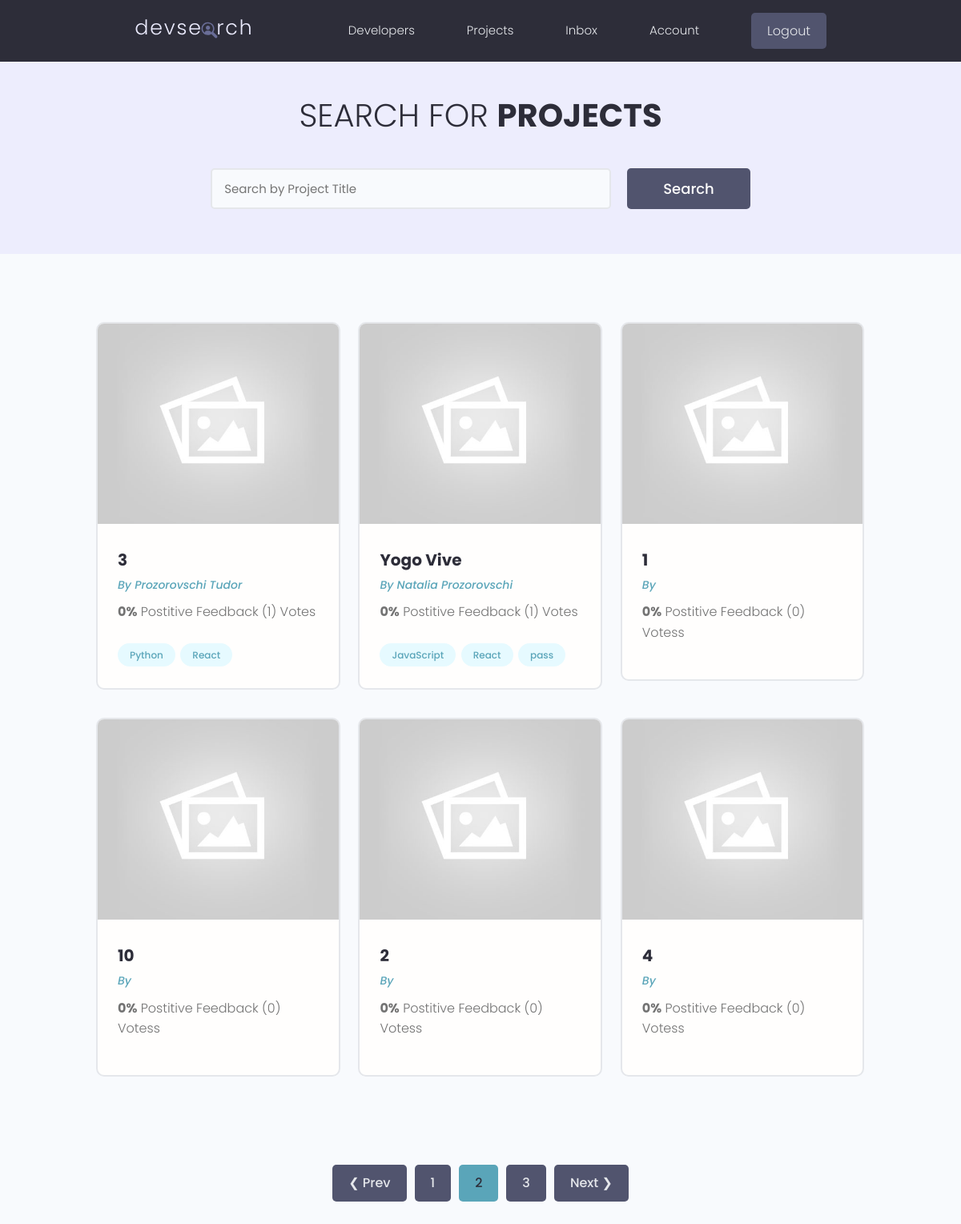
/projects/?page=2 (signed in), run on an earlier commit of the app's database.
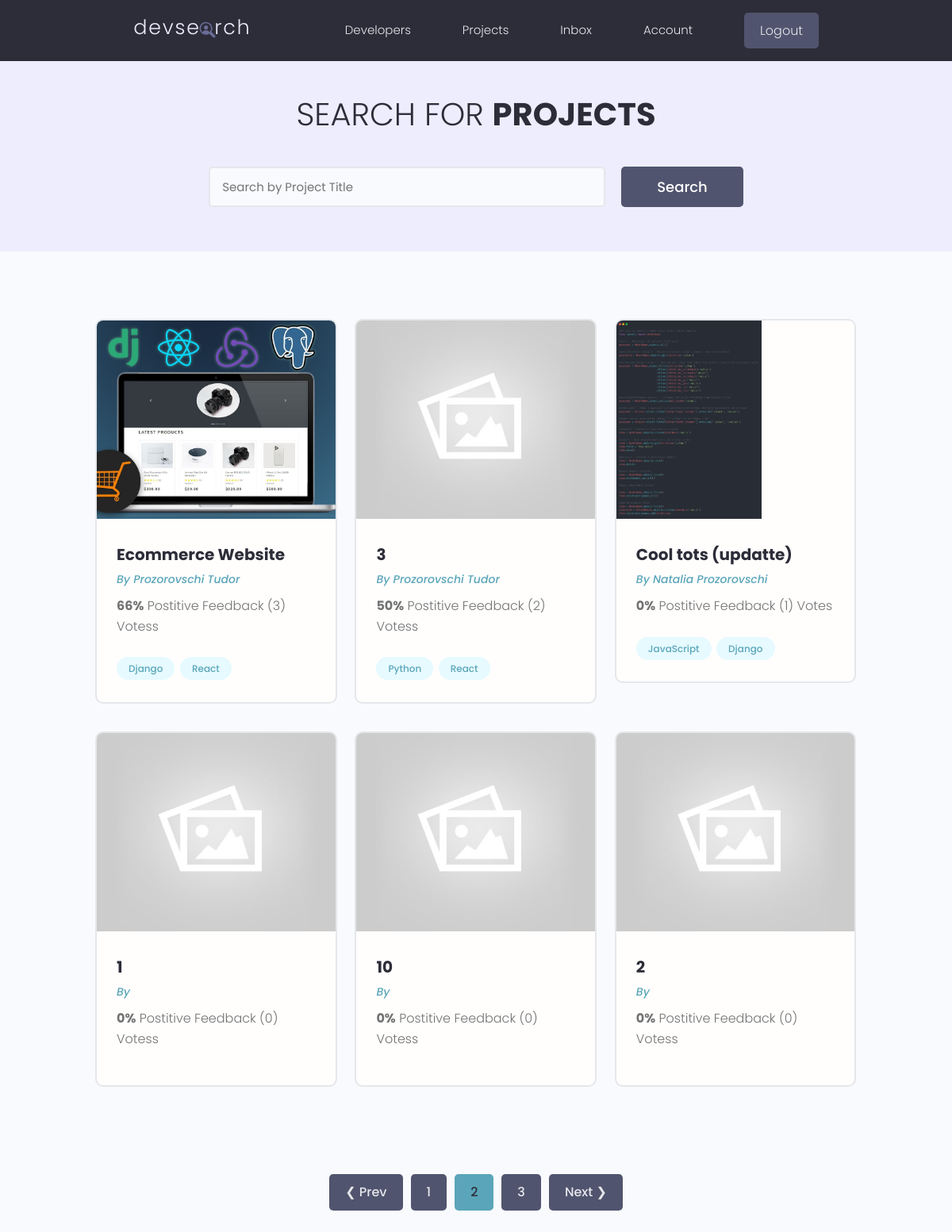
And on a later commit of the database.
### projects/models.py (models this page shows, shortened)
class Project(models.Model):
    owner = models.ForeignKey(Profile, null=True, blank=True, on_delete=models.SET_NULL)
    title = models.CharField(max_length=200)  # corectare: max_length
    description = models.TextField(null=True, blank=True)
    featured_image = models.ImageField(
        null=True, blank=True, default='default.jpg')
    demo_link = models.CharField(max_length=200, null=True, blank=True)  # corectare: max_length
    source_link = models.CharField(max_length=2000, null=True, blank=True)
    tags = models.ManyToManyField('Tag', blank=True)
    vote_total = models.IntegerField(default=0, null=True, blank=True)
    vote_ratio = models.IntegerField(default=0, null=True, blank=True)
    created = models.DateField(auto_now_add=True)
    id = models.UUIDField(default=uuid.uuid4, unique=True, primary_key=True, editable=False)
    class Meta:
        ordering = ['-vote_ratio', '-vote_total', 'title']

class Tag(models.Model):
    name = models.CharField(max_length=200)
    created = models.DateTimeField(auto_now_add=True)
    id = models.UUIDField(default=uuid.uuid4, unique=True,
                          primary_key=True, editable=False)
    def __str__(self):
        return self.name

### users/models.py (models this page shows, shortened)
class Profile(models.Model):
    user = models.OneToOneField(User, on_delete=models.CASCADE, null=True, blank=True)
    name = models.CharField(max_length=200, blank=True, null=True)
    email = models.EmailField(max_length=500, blank=True, null=True)
    username = models.CharField(max_length=200, blank=True, null=True)
    location = models.CharField(max_length=200, blank=True, null=True)
    short_intro = models.CharField(max_length=200, blank=True, null=True)
    bio = models.TextField(blank=True, null=True)
    profile_image = models.ImageField(
        null=True, blank=True, upload_to='profiles/', default="profiles/user-default.png")
    social_github = models.CharField(max_length=200, blank=True, null=True)
    social_twitter = models.CharField(max_length=200, blank=True, null=True)
    social_linkedin = models.CharField(max_length=200, blank=True, null=True)
    social_youtube = models.CharField(max_length=200, blank=True, null=True)
    social_website = models.CharField(max_length=200, blank=True, null=True)
    created = models.DateTimeField(auto_now_add=True)
    id = models.UUIDField(default=uuid.uuid4, unique=True,
                          primary_key=True, editable=False)

### projects/views.py (the view)
# urls.py: path('projects/', views.getProjects),
def projects(request):
    projects, search_query = searchProjects(request)
    custom_range, projects = paginateProjects(request,projects,6)
    context = {'projects': projects, 'search_query': search_query,'custom_range': custom_range}
    return render(request, 'projects/projects.html', context)

### projects/utils.py (called while the page is built)
def paginateProjects(request,projects,results):
    page = request.GET.get('page')
    paginator = Paginator(projects,results)
    try:
        projects = paginator.page(page)
    except PageNotAnInteger:
        page = 1
        projects = paginator.page(page)
    except EmptyPage:
        page = paginator.num_pages
        projects = paginator.page(page)
    leftIndex = (int(page) - 4)
    if leftIndex < 1:
        leftIndex = 1
    rightIndex = (int(page) + 5)
    if rightIndex > paginator.num_pages:
        rightIndex = paginator.num_pages + 1
    custom_range = range(leftIndex,rightIndex)
    return custom_range, projects

def searchProjects(request):
    search_query = ''
    if request.GET.get('search_query'):
        search_query = request.GET.get('search_query')
    tags = Tag.objects.filter(name__icontains=search_query)
    projects = Project.objects.distinct().filter(
        Q(title__icontains=search_query) |
        Q(description__icontains=search_query) |
        Q(owner__name__icontains= search_query) |
        Q(tags__in=tags)
    )
    return projects, search_query

### projects/templates/projects/projects.html (shortened to what this page needs)
{% extends 'main.html' %}
{% block content %}
  <main class="projects">
    <section class="hero-section text-center">
      <div class="container container--narrow">
        <div class="hero-section__box">
          <h2>Search for <span>Projects</span></h2>
        </div>
        <div class="hero-section__search">
          <form id='searchForm' class="form" action="{% url 'projects' %}" method="get">
              <div class="form__field">
                  <input class="input input--text" id="formInput#search" type="text" name="search_query"
                      placeholder="Search by Project Title" value="{{search_query}}" />
              </div>
              <input class="btn btn--sub btn--lg" type="submit" value="Search" />
          </form>
      </div>
  </div>
</section>
    <section class="projectsList">
      <div class="container">
        <div class="grid grid--three">
           {% for project in projects %}
          <div class="column">
            <div class="card project">
              <a href="{% url 'project' project.pk %}" class="project">
                <img class="project__thumbnail" src="{{project.featured_image.url}}" alt="project thumbnail" />
                <div class="card__body">
                  <h3 class="project__title">{{ project.title }}</h3>
                  <p><a class="project__author" href="{% url 'project' project.id %}">By {{project.owner.name}}</a></p>
                  <p class="project--rating">
                    <span style="font-weight: bold;">{{project.vote_ratio}}%</span> Postitive
                    Feedback ({{project.vote_total}}) Votes{{project.vote_total |pluralize:"s"}}
                  </p>
                  <div class="project__tags">
                    {% for tag in project.tags.all %}
                    <span class="tag tag--pill tag--main">
                      <small>{{tag}}</small>
                    </span>
                    {% endfor %}
                  </div>
                </div>
              </a>
            </div>
          </div>
        {% endfor %}
        </div>
      </div>
    </section>
    {% include 'pagination.html' with queryset=projects custom_range=custom_range%}
  </main>
{% endblock %}

What changed in the data, as far as the page shows it:
no longer on this page (row edited): Project: featured_image (placeholder picture), title "Yogo Vive", owner.name "Natalia Prozorovschi", vote_ratio "0", vote_total "1", Tag (name "JavaScript"), Tag (name "React")
no longer on this page (row unchanged): Tag: name "pass", shown under "Yogo Vive"
no longer on this page (row unchanged): Project: featured_image (placeholder picture), title "4", vote_ratio "0", vote_total "0"
now on this page (row unchanged): Project: featured_image (picture), title "Ecommerce Website", owner.name "Prozorovschi Tudor", vote_ratio "66", vote_total "3", Tag (name "React")
now on this page (row unchanged): Tag: name "Django"
changed Project (number 2 of 6 on the later page): vote_ratio "0" → "50"; vote_total "1" → "2"
now on this page (row edited): Project: featured_image (picture), title "Cool tots (updatte)", owner.name "Natalia Prozorovschi", vote_ratio "0", vote_total "1", Tag (name "JavaScript")
